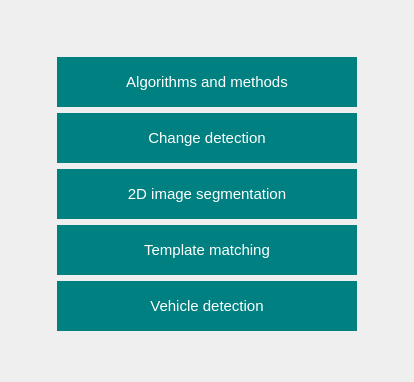
     <widget class="QWidget" name="chooseLayer">
      <layout class="QGridLayout" name="gridLayout_8">
       <item row="4" column="1">
        <widget class="QPushButton" name="imageSegmentation">
         <property name="sizePolicy">
          <sizepolicy hsizetype="Fixed" vsizetype="Fixed">
           <horstretch>0</horstretch>
           <verstretch>0</verstretch>
          </sizepolicy>
         </property>
         <property name="minimumSize">
          <size>
           <width>300</width>
           <height>50</height>
          </size>
         </property>
         <property name="maximumSize">
          <size>
           <width>300</width>
           <height>50</height>
          </size>
         </property>
         <property name="styleSheet">
          <string notr="true">text-align: center;
background-color: Teal; /* Blue background */
border: none; /* Remove borders */
color: white; /* White text */
font-size: 15px; /* Set a font size */
cursor: pointer; /* Mouse pointer on hover */
</string>
         </property>
         <property name="text">
          <string>2D image segmentation</string>
         </property>
        </widget>
       </item>
       <item row="5" column="1">
        <widget class="QPushButton" name="goToTemplateMatching">
         <property name="sizePolicy">
          <sizepolicy hsizetype="Fixed" vsizetype="Fixed">
           <horstretch>0</horstretch>
           <verstretch>0</verstretch>
          </sizepolicy>
         </property>
         <property name="minimumSize">
          <size>
           <width>300</width>
           <height>50</height>
          </size>
         </property>
         <property name="maximumSize">
          <size>
           <width>300</width>
           <height>50</height>
          </size>
         </property>
         <property name="styleSheet">
          <string notr="true">text-align: center;
background-color: Teal; /* Blue background */
border: none; /* Remove borders */
color: white; /* White text */
font-size: 15px; /* Set a font size */
cursor: pointer; /* Mouse pointer on hover */
</string>
         </property>
         <property name="text">
          <string>Template matching</string>
         </property>
        </widget>
       </item>
       <item row="2" column="1">
        <widget class="QPushButton" name="gotoSelectConfiguration">
         <property name="sizePolicy">
          <sizepolicy hsizetype="Fixed" vsizetype="Fixed">
           <horstretch>0</horstretch>
           <verstretch>0</verstretch>
          </sizepolicy>
         </property>
         <property name="minimumSize">
          <size>
           <width>300</width>
           <height>50</height>
          </size>
         </property>
         <property name="maximumSize">
          <size>
           <width>300</width>
           <height>50</height>
          </size>
         </property>
         <property name="styleSheet">
          <string notr="true">text-align: center;
background-color: Teal; /* Blue background */
border: none; /* Remove borders */
color: white; /* White text */
font-size: 15px; /* Set a font size */
cursor: pointer; /* Mouse pointer on hover */
</string>
         </property>
         <property name="text">
          <string>Algorithms and methods</string>
         </property>
        </widget>
       </item>
       <item row="3" column="1">
        <widget class="QPushButton" name="goToSceneCompare">
         <property name="sizePolicy">
          <sizepolicy hsizetype="Fixed" vsizetype="Fixed">
           <horstretch>0</horstretch>
           <verstretch>0</verstretch>
          </sizepolicy>
         </property>
         <property name="minimumSize">
          <size>
           <width>300</width>
           <height>50</height>
          </size>
         </property>
         <property name="maximumSize">
          <size>
           <width>300</width>
           <height>50</height>
          </size>
         </property>
         <property name="styleSheet">
          <string notr="true">text-align: center;
background-color: Teal; /* Blue background */
border: none; /* Remove borders */
color: white; /* White text */
font-size: 15px; /* Set a font size */
cursor: pointer; /* Mouse pointer on hover */
</string>
         </property>
         <property name="text">
          <string>Change detection</string>
         </property>
        </widget>
       </item>
       <item row="7" column="0" colspan="3">
        <spacer name="verticalSpacer_14">
         <property name="orientation">
          <enum>Qt::Vertical</enum>
         </property>
         <property name="sizeHint" stdset="0">
          <size>
           <width>20</width>
           <height>40</height>
          </size>
         </property>
        </spacer>
       </item>
       <item row="0" column="0" colspan="3">
        <spacer name="verticalSpacer_13">
         <property name="orientation">
          <enum>Qt::Vertical</enum>
         </property>
         <property name="sizeHint" stdset="0">
          <size>
           <width>20</width>
           <height>40</height>
          </size>
         </property>
        </spacer>
       </item>
       <item row="6" column="1">
        <widget class="QPushButton" name="goToVehicleDetection">
         <property name="sizePolicy">
          <sizepolicy hsizetype="Fixed" vsizetype="Fixed">
           <horstretch>0</horstretch>
           <verstretch>0</verstretch>
          </sizepolicy>
         </property>
         <property name="minimumSize">
          <size>
           <width>300</width>
           <height>50</height>
          </size>
         </property>
         <property name="maximumSize">
          <size>
           <width>300</width>
           <height>50</height>
          </size>
         </property>
         <property name="styleSheet">
          <string notr="true">text-align: center;
background-color: Teal; /* Blue background */
border: none; /* Remove borders */
color: white; /* White text */
font-size: 15px; /* Set a font size */
cursor: pointer; /* Mouse pointer on hover */
</string>
         </property>
         <property name="text">
          <string>Vehicle detection</string>
         </property>
        </widget>
       </item>
       <item row="1" column="0" rowspan="6">
        <spacer name="horizontalSpacer_13">
         <property name="orientation">
          <enum>Qt::Horizontal</enum>
         </property>
         <property name="sizeHint" stdset="0">
          <size>
           <width>40</width>
           <height>20</height>
          </size>
         </property>
        </spacer>
       </item>
       <item row="1" column="2" rowspan="6">
        <spacer name="horizontalSpacer_14">
         <property name="orientation">
          <enum>Qt::Horizontal</enum>
         </property>
         <property name="sizeHint" stdset="0">
          <size>
           <width>40</width>
           <height>20</height>
          </size>
         </property>
        </spacer>
       </item>
      </layout>
     </widget>
